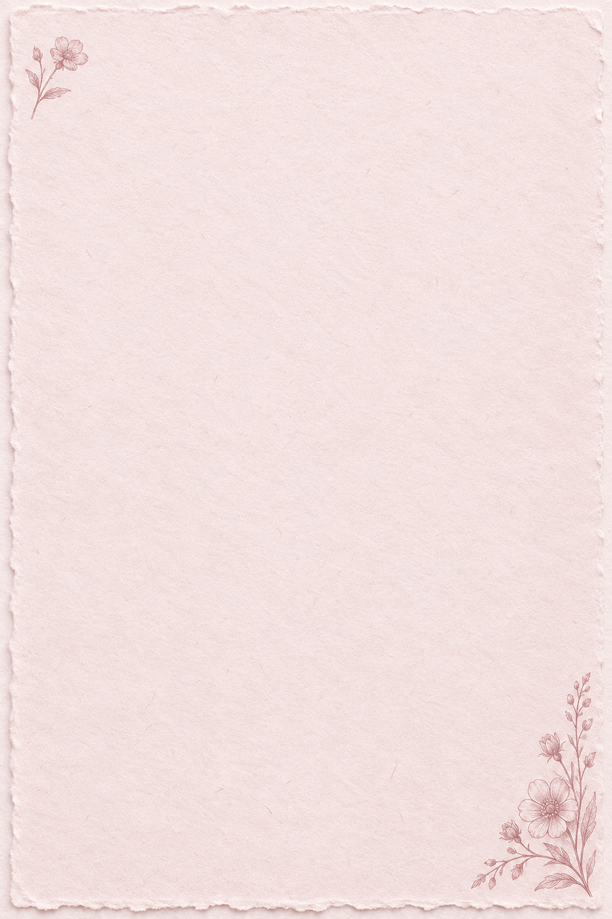
#> input picture design-assets/paper.png, 612 x 919 px, shrunk from 1024 x 1536 before the run, found by its file name
$ python extract-stationery.py
#> lines starting #> are read from the running program, lines starting #| are printed output that depends on the picture
#!/usr/bin/env python3
"""
Extract individual stationery assets from the inspo sprite boards.
Outputs optimized WebP files into public/stationery/.
"""
import os, sys
from PIL import Image

ROOT = os.path.dirname(os.path.dirname(os.path.abspath(__file__)))
INSPO = os.path.join(ROOT, "inspo")
OUT = os.path.join(ROOT, "public", "stationery")

# ─── Grid geometry discovered from the source boards ───
# paper.png  1536×1024  — 6 cols × 4 rows
# paper_9-16.png  941×1672 — 5 cols × 5 rows  (last row may have 5)
# letter.png 1536×1024  — 6 cols × 4 rows  (closed envelopes)
# open_letter.png 1536×1024  — 6 cols × 4 rows  (open envelopes)
# image.png  1254×1254  — 4 cols × 4 rows  (square closed envelopes)

def extract_grid(src_path, out_dir, prefix, cols, rows, padding, quality=82):
    """Crop each cell from a grid sprite and save as WebP."""
#> called with src_path = 'inspo/paper.png', out_dir = 'public/stationery/papers/desktop', prefix = 'paper', cols = 6, rows = 4, quality = 82
    im = Image.open(src_path).convert("RGB")
#> im is the input picture: PIL image 612x919 RGB; mean R, G, B 242, 224.3, 223
    w, h = im.size
#> w = 612; h = 919

    # Estimate cell size from total dimensions and gaps
    # We'll use the gap analysis results to compute precise bounds
    cell_w = (w - padding["left"] - padding["right"]) / cols
#> cell_w = 92.33
    cell_h = (h - padding["top"] - padding["bottom"]) / rows
#> cell_h = 205.5

    os.makedirs(out_dir, exist_ok=True)
    count = 0
    for row in range(rows):
        for col in range(cols):
            x0 = int(padding["left"] + col * cell_w)
            y0 = int(padding["top"] + row * cell_h)
            x1 = int(x0 + cell_w)
            y1 = int(y0 + cell_h)

            # Inset slightly to avoid bleed from adjacent cells and background
            inset = 4
            x0 += inset
            y0 += inset
            x1 -= inset
            y1 -= inset

            crop = im.crop((x0, y0, x1, y1))
            fname = f"{prefix}-{count}.webp"
            crop.save(os.path.join(out_dir, fname), "WEBP", quality=quality)
            count += 1
            print(f"  {fname}  ({crop.size[0]}×{crop.size[1]})")
#> after the loop, count = 24
    return count


def main():
    # ─── Desktop papers (6×4 = 24) ───
    print("=== Desktop Papers ===")
    desk_dir = os.path.join(OUT, "papers", "desktop")
    extract_grid(
        os.path.join(INSPO, "paper.png"), desk_dir, "paper",
        cols=6, rows=4,
        padding={"left": 32, "right": 26, "top": 78, "bottom": 19},
    )

    # ─── Mobile papers (5×5 = 25) ───
    print("\n=== Mobile Papers ===")
    mob_dir = os.path.join(OUT, "papers", "mobile")
    extract_grid(
        os.path.join(INSPO, "paper_9-16.png"), mob_dir, "paper",
        cols=5, rows=5,
        padding={"left": 18, "right": 11, "top": 24, "bottom": 32},
    )
#> call 2 of extract_grid, with src_path = 'inspo/paper_9-16.png', out_dir = 'public/stationery/papers/mobile', prefix = 'paper', cols = 5, rows = 5, quality = 82
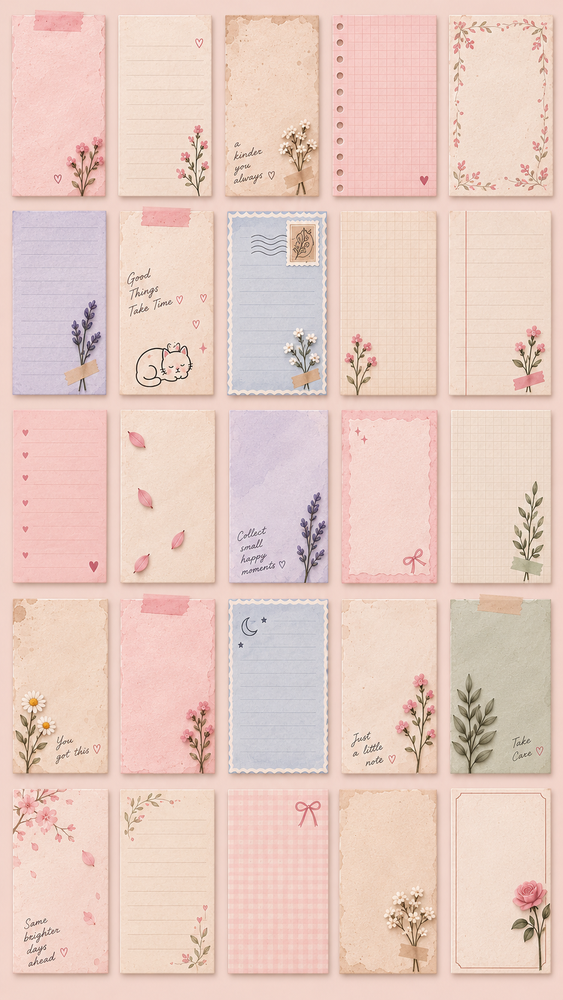
#> input picture inspo/paper_9-16.png, 563 x 1000 px, shrunk from 941 x 1672 before the run
#> in extract_grid, im is the input picture: PIL image 563x1000 RGB; mean R, G, B 231.2, 204.7, 194.4
#> in extract_grid (call 2), `cell_w = (w - padding["left"] - padding["right"]) / cols`: cell_w = 106.8
#> in extract_grid (call 2), `cell_h = (h - padding["top"] - padding["bottom"]) / rows`: cell_h = 188.8
#> after the loop in extract_grid (call 2), `for row in range(rows):`: count = 25

    # ─── Closed envelopes from letter.png (6×4 = 24) ───
    print("\n=== Closed Envelopes ===")
    env_dir = os.path.join(OUT, "envelopes", "closed")
    extract_grid(
        os.path.join(INSPO, "letter.png"), env_dir, "env",
        cols=6, rows=4,
        padding={"left": 27, "right": 18, "top": 80, "bottom": 62},
    )
#> call 3 of extract_grid, with src_path = 'inspo/letter.png', out_dir = 'public/stationery/envelopes/closed', prefix = 'env', cols = 6, rows = 4, quality = 82
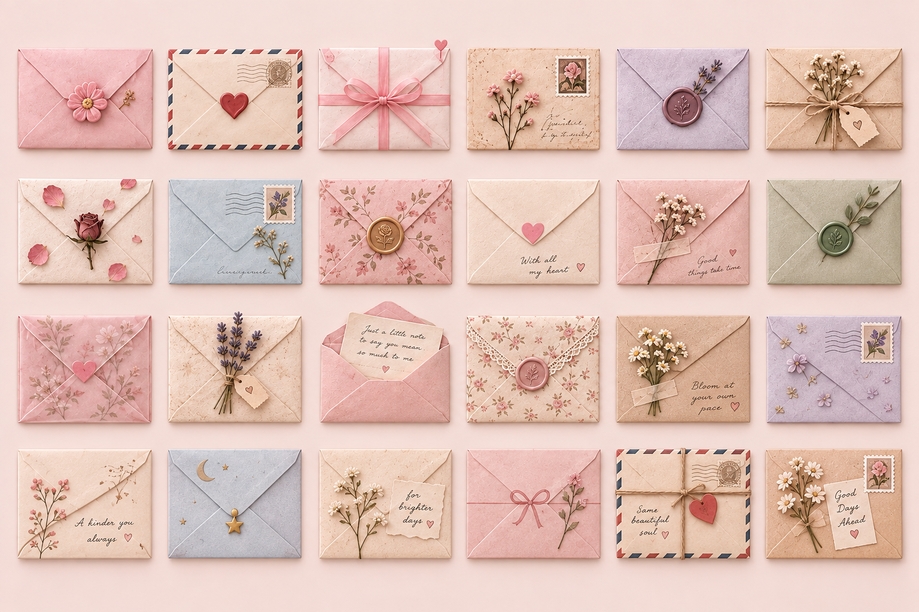
#> input picture inspo/letter.png, 919 x 612 px, shrunk from 1536 x 1024 before the run
#> in extract_grid, im is the input picture: PIL image 919x612 RGB; mean R, G, B 224.2, 193.7, 183.6
#> in extract_grid (call 3), `cell_w = (w - padding["left"] - padding["right"]) / cols`: cell_w = 145.7
#> in extract_grid (call 3), `cell_h = (h - padding["top"] - padding["bottom"]) / rows`: cell_h = 117.5
#> after the loop in extract_grid (call 3), `for row in range(rows):`:
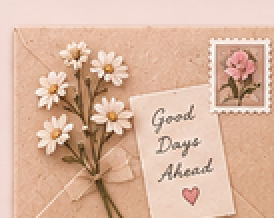
#> crop: PIL image 137x109 RGB (shown 2 times larger); mean R, G, B 218.4, 182, 160.2
#> after the loop in extract_grid (call 3), `for row in range(rows):`: count = 24

    # ─── Open envelopes from open_letter.png (6×4 = 24) ───
    print("\n=== Open Envelopes ===")
    open_dir = os.path.join(OUT, "envelopes", "open")
    extract_grid(
        os.path.join(INSPO, "open_letter.png"), open_dir, "open",
        cols=6, rows=4,
        padding={"left": 30, "right": 24, "top": 21, "bottom": 30},
    )
#> call 4 of extract_grid, with src_path = 'inspo/open_letter.png', out_dir = 'public/stationery/envelopes/open', prefix = 'open', cols = 6, rows = 4, quality = 82
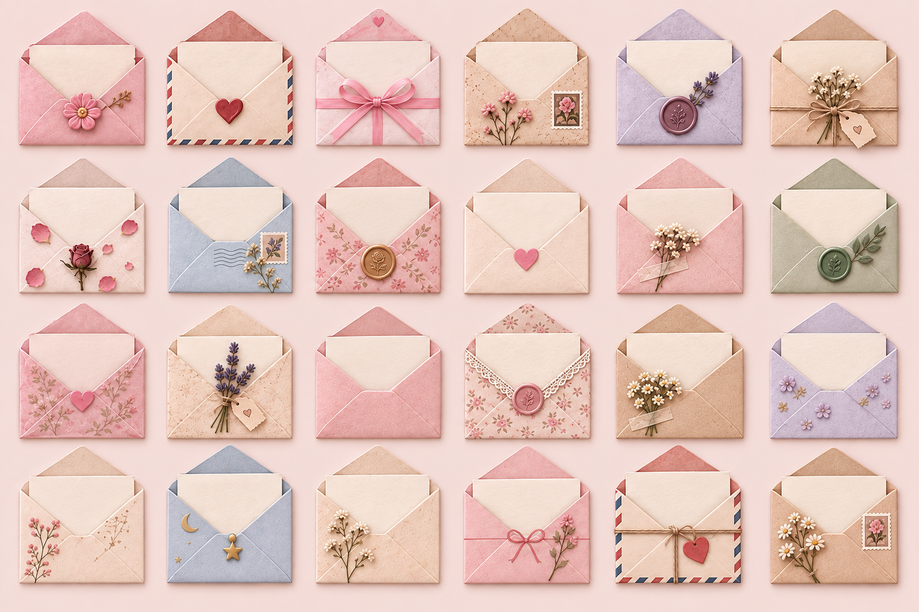
#> input picture inspo/open_letter.png, 919 x 612 px, shrunk from 1536 x 1024 before the run
#> in extract_grid, im is the input picture: PIL image 919x612 RGB; mean R, G, B 228.3, 198.3, 189.8
#> in extract_grid (call 4), `cell_w = (w - padding["left"] - padding["right"]) / cols`: cell_w = 144.2
#> in extract_grid (call 4), `cell_h = (h - padding["top"] - padding["bottom"]) / rows`: cell_h = 140.2
#> after the loop in extract_grid (call 4), `for row in range(rows):`:
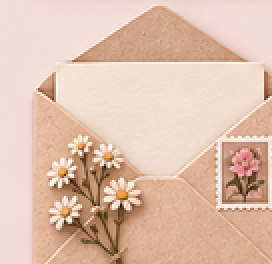
#> crop: PIL image 136x132 RGB (shown 2 times larger); mean R, G, B 224.7, 192.7, 174.4
#> after the loop in extract_grid (call 4), `for row in range(rows):`: count = 24

    # ─── Square envelopes from image.png (4×4 = 16) ───
    print("\n=== Square Envelopes ===")
    sq_dir = os.path.join(OUT, "envelopes", "square")
    extract_grid(
        os.path.join(INSPO, "image.png"), sq_dir, "sq",
        cols=4, rows=4,
        padding={"left": 24, "right": 24, "top": 24, "bottom": 24},
    )
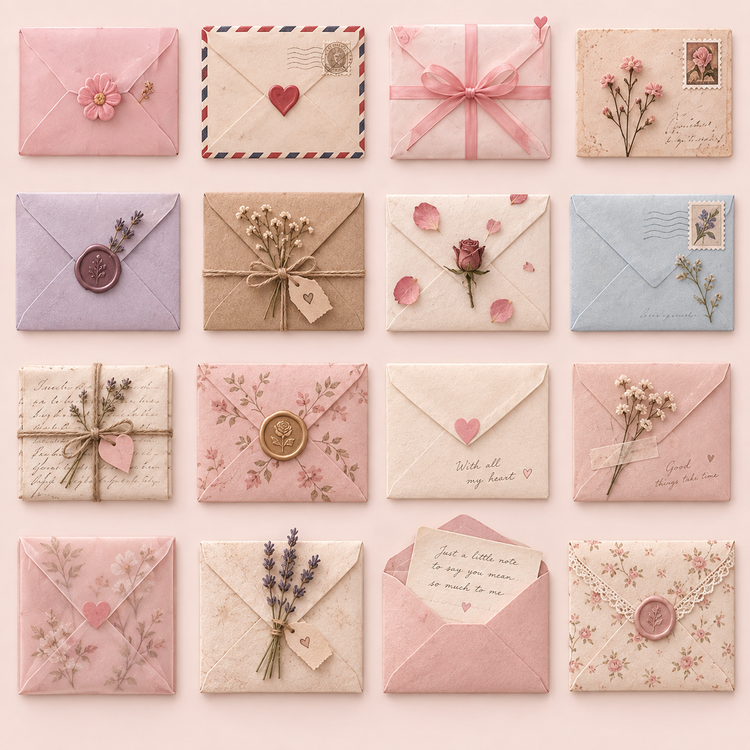
#> input picture inspo/image.png, 750 x 750 px, shrunk from 1254 x 1254 before the run
#> in extract_grid, im is the input picture: PIL image 750x750 RGB; mean R, G, B 221.4, 190.3, 180
#> in extract_grid (call 5), `cell_w = (w - padding["left"] - padding["right"]) / cols`: cell_w = 175.5
#> after the loop in extract_grid (call 5), `for row in range(rows):`:
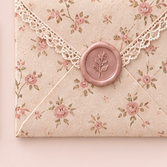
#> crop: PIL image 167x167 RGB; mean R, G, B 221.3, 190.3, 174.7
#> after the loop in extract_grid (call 5), `for row in range(rows):`: count = 16

    print("\n✓ All stationery assets extracted.")


if __name__ == "__main__":
    main()
